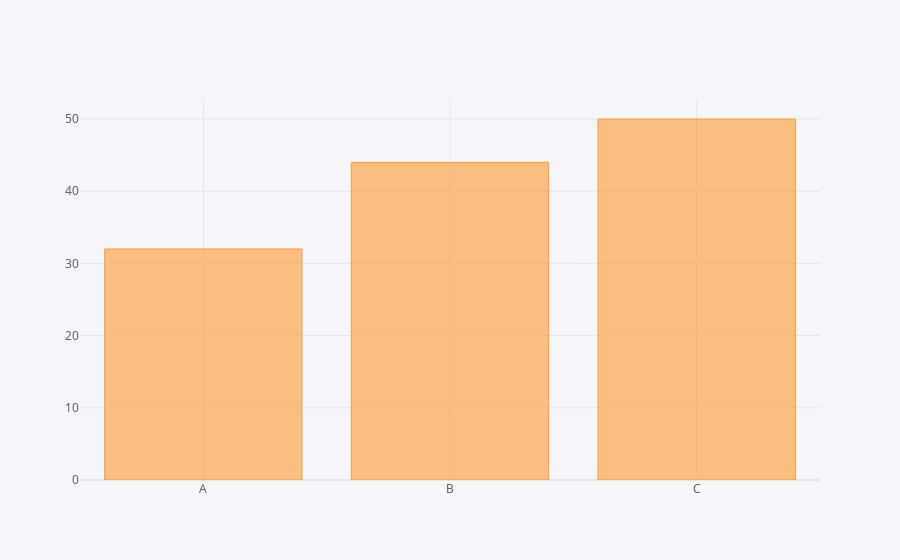

The code cell stored with this chart in its notebook:
### Code cell
df2.iplot(kind='bar', x='Category', y='Values')

### Figure 1 — Plotly figure (JSON) as saved in the notebook; plotly's stock layout.template omitted (floating-point values rounded to 4 significant figures)
{"data": [{"marker": {"color": "rgba(255, 153, 51, 0.6)", "line": {"color": "rgba(255, 153, 51, 1.0)", "width": 1}}, "name": "Values", "orientation": "v", "text": "", "type": "bar", "x": ["A", "B", "C"], "y": [32, 44, 50]}], "layout": {"legend": {"bgcolor": "#F5F6F9", "font": {"color": "#4D5663"}}, "paper_bgcolor": "#F5F6F9", "plot_bgcolor": "#F5F6F9", "title": {"font": {"color": "#4D5663"}}, "xaxis": {"gridcolor": "#E1E5ED", "showgrid": true, "tickfont": {"color": "#4D5663"}, "title": {"font": {"color": "#4D5663"}, "text": ""}, "zerolinecolor": "#E1E5ED"}, "yaxis": {"gridcolor": "#E1E5ED", "showgrid": true, "tickfont": {"color": "#4D5663"}, "title": {"font": {"color": "#4D5663"}, "text": ""}, "zerolinecolor": "#E1E5ED"}}}
